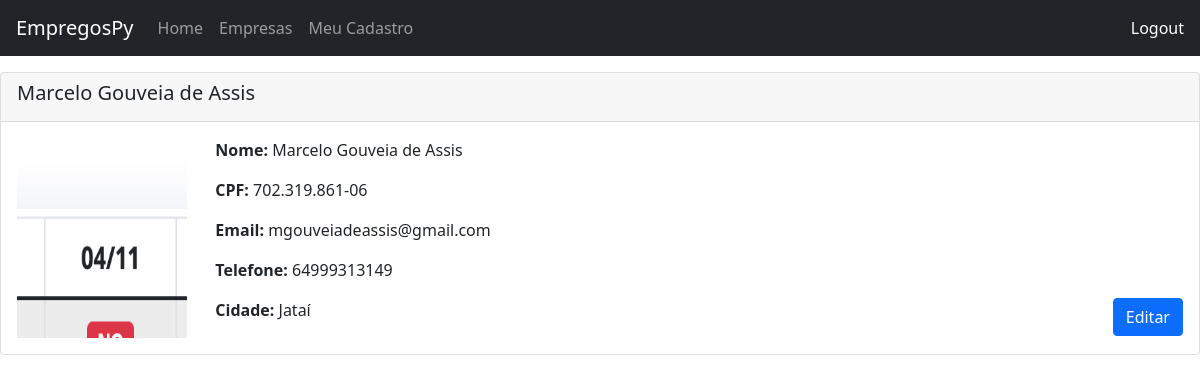
The page /meu_cadastro (signed in) on the database its author committed.
### candidato/models.py (models this page shows, shortened)
class Candidato(models.Model):
    usuario = models.ForeignKey(settings.AUTH_USER_MODEL, on_delete=models.CASCADE)
    nome = models.CharField('Nome', max_length=500)
    foto = models.ImageField(blank=True, null=True)
    cpf = models.CharField('CPF', max_length=50, unique=True)
    email = models.EmailField('Email')
    telefone = models.CharField('Telefone', max_length=100)
    cidade = models.CharField('Cidade', max_length=100)

### core/views.py (the view)
# urls.py: path('meu_cadastro', views.meu_cadastro, name='meu_cadastro'),
def meu_cadastro(request):
    candidato = Candidato.objects.get(usuario=request.user)
    return render(request , 'site/meu_cadastro.html', {'candidato':candidato})

### core/templates/site/meu_cadastro.html
{% extends 'site/base.html' %}
{% block content %}
<div class="row mt-3">
    <div class="col-12">
        <div class="card">
            <div class="card-header">
                <h5>{{ candidato.nome }}</h5>
            </div>
            <div class="card-body">
                <div class="row">
                    <div class="col-2">
                        {% if candidato.foto %}
                        <img src="{{ candidato.foto.url }}" alt="foto" width="170px" height="200px">
                        {% else %}
                        <img src="https://www.tribunadeituverava.com.br/wp-content/uploads/2018/02/sem-foto.jpg"
                            alt="foto" width="170px" height="200px">
                        {% endif %}
                    </div>
                    <div class="col-10">
                        <p>
                            <strong>Nome:</strong> {{ candidato.nome }}
                        </p>
                        <p>
                            <strong>CPF:</strong> {{ candidato.cpf }}
                        </p>
                        <p>
                            <strong>Email:</strong> {{ candidato.email }}
                        </p>
                        <p>
                            <strong>Telefone:</strong> {{ candidato.telefone }}
                        </p>
                        <p>
                            <strong>Cidade:</strong> {{ candidato.cidade }}
                            <a class="btn btn-primary float-end" href="{% url 'core:editar_cadastro' %}">Editar</a>
                        </p>
                    </div>
                </div>
            </div>
        </div>
    </div>
    {% endblock content %}

### core/static/css/styles.css (style rules this page uses)
a { text-decoration: none; }

### rows shown on the page
Candidato: nome "Marcelo Gouveia de Assis", foto (picture), cpf "702.319.861-06", email "mgouveiadeassis@gmail.com", telefone "64999313149", cidade "Jataí"
